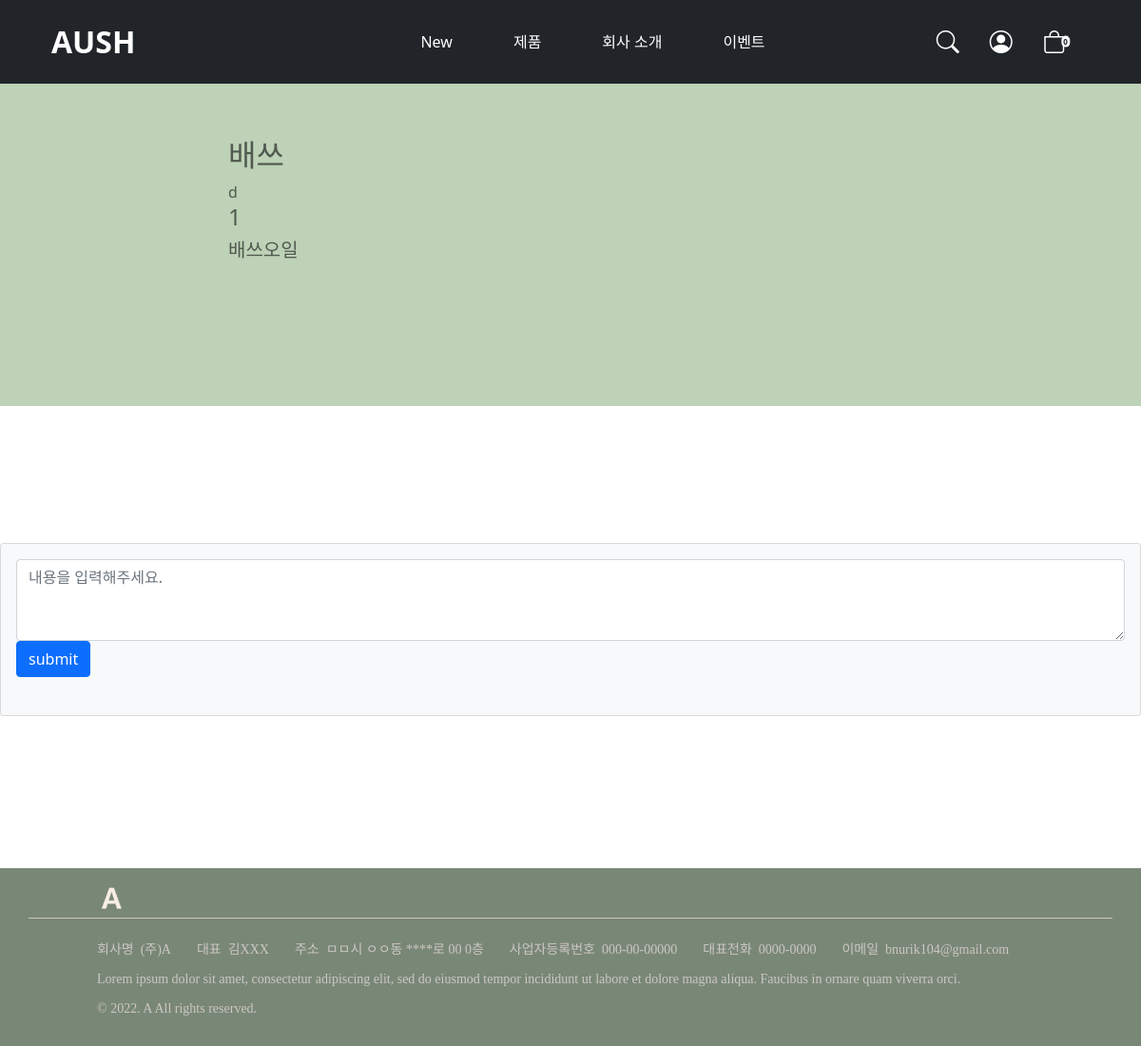
The app's page /mysite/detail/1/, older data.
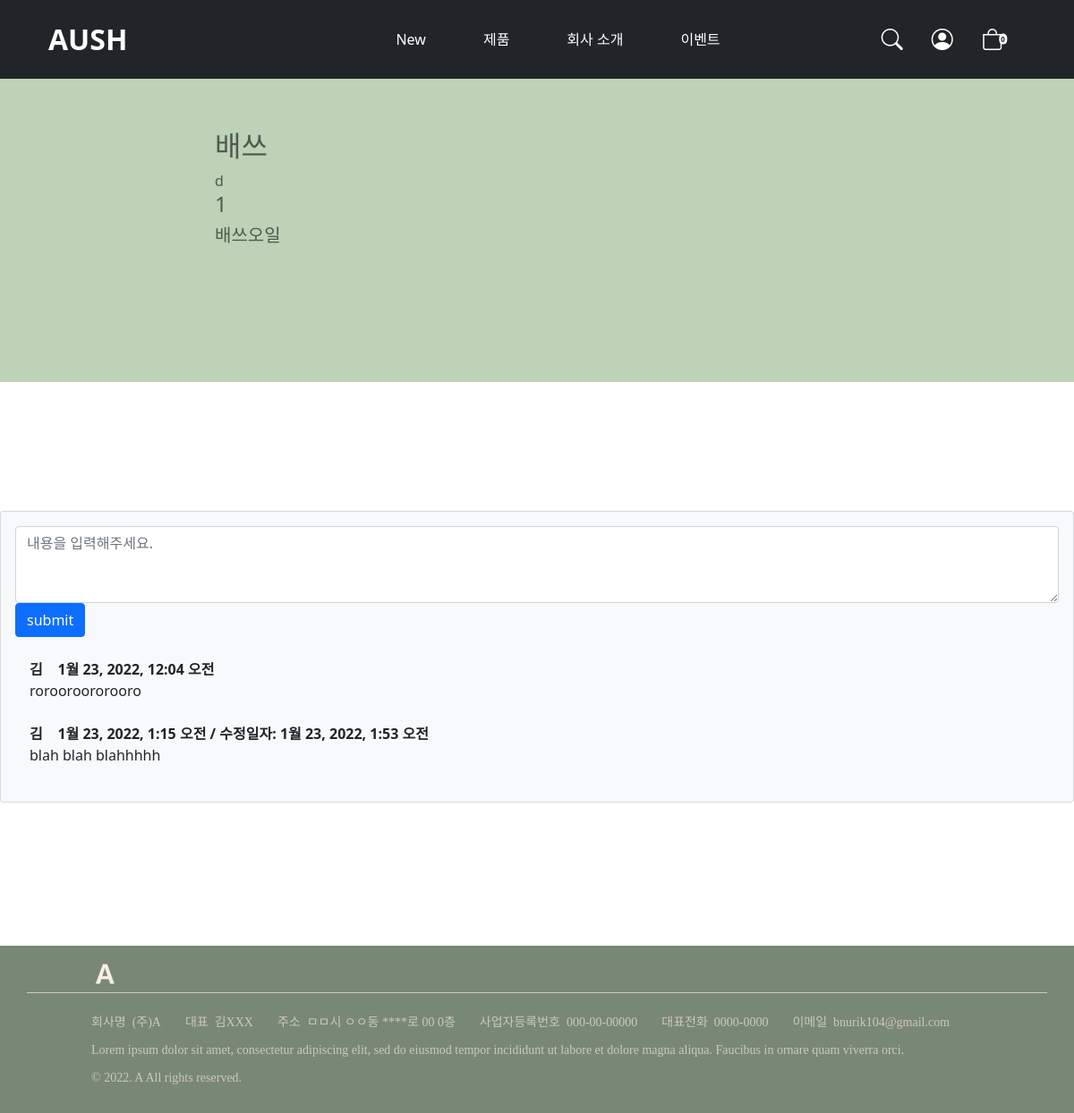
The same page, newer data.
### mysite/models.py (models this page shows)
class Product(models.Model):
    name = models.CharField(max_length=200)
    about = models.CharField(max_length=50)    # 간단한 설명
    description = models.TextField()    # 상세 설명
    price = models.PositiveIntegerField()
    discount = models.PositiveSmallIntegerField(help_text='할인률(0~99 입력, default 0)', validators=[MaxValueValidator(99,'99 이하의 값을 입력하세요')], default=0)
    image = models.ImageField()
    category_id = models.ForeignKey('Category', on_delete=models.CASCADE, related_name='Product')
    pub_date = models.DateTimeField('date published')

class Category(models.Model):
    name = models.CharField(max_length=100)
    parent_id = models.ForeignKey('self', on_delete=models.CASCADE, null=True, blank=True,
                                  limit_choices_to=~Q(depth=1))     # 2차 카테고리를 parent로 지정 불가하게 설정
    depth = models.PositiveSmallIntegerField(validators=[MaxValueValidator(1)], default=0) # 2차 카테고리까지 가능
    priority = models.PositiveSmallIntegerField()  # 정렬 우선순위

class Comment(models.Model):
    author = models.ForeignKey(CustomUser, on_delete=models.CASCADE)
    content_list = models.ForeignKey(Product, on_delete=models.CASCADE)
    content = models.TextField()
    create_date = models.DateTimeField(auto_now_add=True)
    modify_date = models.DateTimeField(auto_now=True)

### accounts/models.py (models this page shows, shortened)
class CustomUser(AbstractUser):
    fullNameRegex = RegexValidator(regex=r'^[가-힣]+$')
    fullname = models.CharField(validators=[fullNameRegex], max_length=20)
    nickname = models.CharField(max_length=50, unique=True, blank=True, null=True)
    phoneNumberRegex = RegexValidator(regex=r'^01([0|1|6|7|8|9]?)-?([0-9]{3,4})-?([0-9]{4})$')
    phone = models.CharField(validators=[phoneNumberRegex], max_length=13, unique=True)
    zipcodeRegex = RegexValidator(regex=r'^[0-9]+$')
    zipcode = models.CharField(validators=[zipcodeRegex], max_length=5, blank=True)
    addr1 = models.CharField(max_length=100, blank=True)
    addr2 = models.CharField(max_length=100, blank=True)

### mysite/views.py (the view)
# urls.py: path('detail/<int:product_id>/', views.detail, name='detail'),  # ???
def detail(request, product_id):
    product_list = get_object_or_404(Product, pk=product_id)
    product = {'product_list': product_list}
    return render(request, 'mysite/content_detail.html', product)

### templates/mysite/content_detail.html (shortened to what this page needs)
{% extends 'base.html' %}
{% block content %}
    <section class="bg-green1 text-color" id="">
        <div class="container px-4">
            <div class="row gx-4 justify-content-center">
                <div class="col-lg-8">
                    <h2 style="">{{ product_list.name }}</h2>
                    <div>{{ product_list.description }}</div>
                    <h4>{{ product_list.price }}</h4>
                    <h5>{{ product_list.category_id.name}}</h5>
                </div>
            </div>
        </div>
    </section>
    <section class="mb-3">
        <div class="card bg-light">
            <div class="card-body">
                <form action="{% url 'mysite:comment_create' product_list.id %}" class="mb-4" method="post">
                    <textarea class="form-control" id="content" name="content" placeholder="내용을 입력해주세요." rows="3"></textarea>
                    <button class="btn btn-primary" type="submit">submit</button>
                </form>
                {% for comment in product_list.comment_set.all %}
                <div class="d-flex">
                    <div class="ms-3">
                        <div class="fw-bold">{{ comment.author.fullname }} &nbsp&nbsp {{ comment.create_date }}
                            {% if comment.create_date != comment.modify_date %}
                            / 수정일자: {{ comment.modify_date }} {% endif %}
                        </div>
                        {{ comment.content }} </div> </div> <br/>
                {% endfor %}
            </div> </div>
    </section>
{% endblock %}

### templates/base.html (shortened to what this page needs)
<!DOCTYPE html>
{% load static %}
<html lang="en">
    <head>
        <link rel="stylesheet" type="text/css" href="{% static 'styles.css' %}">
        <link rel="stylesheet" type="text/css" href="{% static 'mystyles.css' %}">
                <link rel="stylesheet" href="https://cdn.jsdelivr.net/npm/bootstrap-icons@1.7.2/font/bootstrap-icons.css">
    </head>
    <body id="page-top">
        {% include "navbar.html" %}
        {% block content %}
        {% endblock %}
        {% include "footer.html" %}
    </body>
</html>

### templates/navbar.html (shortened to what this page needs)
<nav class="navbar navbar-expand-lg navbar-dark bg-dark fixed-top" id="mainNav">
    <div class="container px-4 ">
        <a class="navbar-brand fw-bold" href="{% url 'main' %}" style="font-size: 2rem;">AUSH</a>
        <div class="collapse navbar-collapse justify-content-center" id="navbarResponsive">
            <ul class="navbar-nav ms-auto ps-5 ">
                <li class="nav-item py-3 ps-5 ms-5 me-4"><a class="nav-link text-white" href="{% url 'mysite:new' %}">New</a></li>
                <li class="nav-item px-4 py-3"><a class="nav-link text-white" href="#">제품</a>
                </li>
                <li class="nav-item px-4 py-3"><a class="nav-link text-white" href="{% url 'company' %}">회사 소개</a></li>
                <li class="nav-item px-4 py-3"><a class="nav-link  text-white" href="#">이벤트</a></li>
            </ul>
            <ul class="navbar-nav ms-auto">
                <li class="nav-item px-2">
                    <a class="nav-link text-white" href="#" > <i class="bi bi-search nav-icon"></i> </a>
                </li>
                <li class="nav-item dropdown px-2">
        		   <a class="nav-link dropdown-toggle text-white" href="#" data-bs-toggle="dropdown"> <i class="bi bi-person-circle nav-icon"></i>  </a>
        		</li>
                <li class="nav-item px-2">
        		   <a class="nav-link text-white" href="#"> <i class="bi bi-bag nav-icon"><span class="top-50 translate-middle badge rounded-pill bg-light text-dark" style="padding: 0.3em 0.3em; font-size: 0.5rem; font-style: normal;">0</span></i>  </a>
        		</li>
          </ul>
        </div>
    </div>
</nav>

### templates/footer.html (shortened to what this page needs)
{% load static %}
<footer class="footer bg-green3">
    <div class="container footer_wrap top py-1">
        <div class="footer_inner">
            <div class="footer_logo">
                <img src="/static/footer_logo.png" alt="로고" width="30">
            </div>
        </div>
    </div>
    <div class="container footer_wrap bottom">
        <div class="footer_inner">
            <div class="footer_tx">
                <div class="footer_tx_inner">
                    <p><span>회사명</span>&nbsp;&nbsp;(주)A</p>
                    <p><span>대표</span>&nbsp;&nbsp;김XXX</p>
                    <p><span>주소</span>&nbsp;&nbsp;ㅁㅁ시 ㅇㅇ동 ****로 00 0층</p>
                    <p><span>사업자등록번호</span>&nbsp;&nbsp;000-00-00000</p>
                    <p><span>대표전화</span>&nbsp;&nbsp;0000-0000</p>
                    <p><span>이메일</span>&nbsp;&nbsp;bnurik104@gmail.com</p>
                </div>
                <div class="footer_tx_inner">
                    <p>Lorem ipsum dolor sit amet, consectetur adipiscing elit, sed do eiusmod tempor incididunt ut labore et dolore magna aliqua. Faucibus in ornare quam viverra orci.</p>
                    <p class="pb-3">&copy; 2022. A  All rights reserved.</p>
                </div>
            </div>
        </div>
    </div>
</footer>

### static/mystyles.css (style rules this page uses)
:root { --color-main: #F8EDE3; --color-green1: #BDD2B6; --color-green2: #A2B29F; --color-green3: #798777; --color-darkgreen: #50594f; --color-darkgreen-rgb: 80, 89, 79; --bs-gray-500-rgb: 173, 181, 189; }
section { padding-top: 9rem; padding-bottom: 9rem; }
.text-color { --bs-text-opacity: 1; color: rgba(var(--color-darkgreen-rgb), var(--bs-text-opacity)) !important; }
.bg-green1 { background-color: var(--color-green1) !important; }
.bg-green3 { background-color: var(--color-green3); }
.nav-icon { font-size: 1.5rem; }
html { height: 100vh; transition: background 0.8s; }
.footer { width:100%; }
.footer .footer_inner { margin:0 auto;overflow:hidden; }
.footer .footer_wrap.top { width:100%; border-bottom:1px solid #ccc7c2; }
.footer .footer_wrap.bottom .footer_inner { position:relative; }
footer .footer_logo { padding:10px 0 0 60px;width:150px;float:left; }
footer .footer_tx { padding:25px 0 0 60px;font-family:'Noto Serif KR',serif; font-weight:200;color:#ccc7c2; }
footer .footer_tx .footer_tx_inner { overflow:hidden; }
footer .footer_tx p { margin-right:27px;float:left;font-size:14px;line-height:15px; }

Row changes from the older to the newer data that the page shows:
added Comment: author.fullname "김", create_date "1월 23, 2022, 12:04 오전", content "rorooroororooro"
added Comment: author.fullname "김", create_date "1월 23, 2022, 1:15 오전", modify_date "1월 23, 2022, 1:53 오전", content "blah blah blahhhhh"
